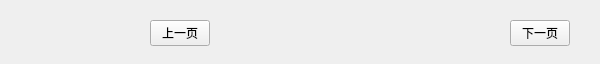
<?xml version="1.0" encoding="UTF-8"?>
<ui version="4.0">
 <class>MenuBtn</class>
 <widget class="QWidget" name="MenuBtn">
  <property name="geometry">
   <rect>
    <x>0</x>
    <y>0</y>
    <width>600</width>
    <height>64</height>
   </rect>
  </property>
  <property name="minimumSize">
   <size>
    <width>600</width>
    <height>64</height>
   </size>
  </property>
  <property name="windowTitle">
   <string>Form</string>
  </property>
  <property name="styleSheet">
   <string notr="true"/>
  </property>
  <widget class="QPushButton" name="_pUpPageBtn">
   <property name="geometry">
    <rect>
     <x>150</x>
     <y>20</y>
     <width>60</width>
     <height>26</height>
    </rect>
   </property>
   <property name="minimumSize">
    <size>
     <width>60</width>
     <height>26</height>
    </size>
   </property>
   <property name="text">
    <string>上一页</string>
   </property>
  </widget>
  <widget class="QPushButton" name="_pDownPageBtn">
   <property name="geometry">
    <rect>
     <x>510</x>
     <y>20</y>
     <width>60</width>
     <height>26</height>
    </rect>
   </property>
   <property name="sizePolicy">
    <sizepolicy hsizetype="Preferred" vsizetype="Preferred">
     <horstretch>0</horstretch>
     <verstretch>0</verstretch>
    </sizepolicy>
   </property>
   <property name="minimumSize">
    <size>
     <width>60</width>
     <height>26</height>
    </size>
   </property>
   <property name="text">
    <string>下一页</string>
   </property>
  </widget>
 </widget>
 <resources/>
 <connections/>
</ui>
